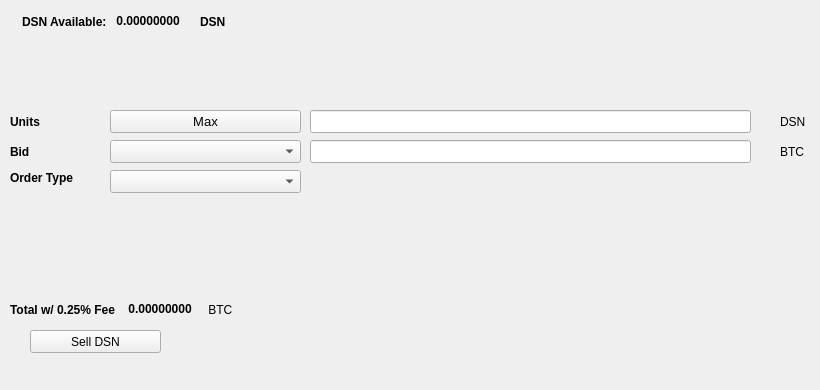
   <widget class="QWidget" name="SellTab">
    <attribute name="title">
     <string>Sell</string>
    </attribute>
    <widget class="QLabel" name="label_16">
     <property name="geometry">
      <rect>
       <x>780</x>
       <y>140</y>
       <width>31</width>
       <height>23</height>
      </rect>
     </property>
     <property name="text">
      <string>BTC</string>
     </property>
    </widget>
    <widget class="QComboBox" name="SellBidcomboBox">
     <property name="geometry">
      <rect>
       <x>110</x>
       <y>140</y>
       <width>191</width>
       <height>23</height>
      </rect>
     </property>
     <property name="font">
      <font>
       <pointsize>10</pointsize>
      </font>
     </property>
    </widget>
    <widget class="QLabel" name="label_18">
     <property name="geometry">
      <rect>
       <x>10</x>
       <y>110</y>
       <width>46</width>
       <height>23</height>
      </rect>
     </property>
     <property name="font">
      <font>
       <weight>75</weight>
       <bold>true</bold>
      </font>
     </property>
     <property name="text">
      <string>Units</string>
     </property>
    </widget>
    <widget class="QPushButton" name="Sell_Max_Amount">
     <property name="geometry">
      <rect>
       <x>110</x>
       <y>110</y>
       <width>191</width>
       <height>23</height>
      </rect>
     </property>
     <property name="font">
      <font>
       <pointsize>10</pointsize>
      </font>
     </property>
     <property name="text">
      <string>Max</string>
     </property>
    </widget>
    <widget class="QLabel" name="label_20">
     <property name="geometry">
      <rect>
       <x>10</x>
       <y>170</y>
       <width>91</width>
       <height>16</height>
      </rect>
     </property>
     <property name="font">
      <font>
       <weight>75</weight>
       <bold>true</bold>
      </font>
     </property>
     <property name="text">
      <string>Order Type</string>
     </property>
    </widget>
    <widget class="QComboBox" name="SellOrdertypeCombo">
     <property name="geometry">
      <rect>
       <x>110</x>
       <y>170</y>
       <width>191</width>
       <height>23</height>
      </rect>
     </property>
     <property name="font">
      <font>
       <pointsize>10</pointsize>
      </font>
     </property>
    </widget>
    <widget class="QLabel" name="label_21">
     <property name="geometry">
      <rect>
       <x>10</x>
       <y>140</y>
       <width>46</width>
       <height>23</height>
      </rect>
     </property>
     <property name="font">
      <font>
       <weight>75</weight>
       <bold>true</bold>
      </font>
     </property>
     <property name="text">
      <string>Bid</string>
     </property>
    </widget>
    <widget class="QLabel" name="label_22">
     <property name="geometry">
      <rect>
       <x>780</x>
       <y>110</y>
       <width>31</width>
       <height>23</height>
      </rect>
     </property>
     <property name="text">
      <string>DSN</string>
     </property>
    </widget>
    <widget class="QLineEdit" name="UnitsInputDSN">
     <property name="geometry">
      <rect>
       <x>310</x>
       <y>110</y>
       <width>441</width>
       <height>23</height>
      </rect>
     </property>
     <property name="font">
      <font>
       <pointsize>9</pointsize>
       <weight>75</weight>
       <bold>true</bold>
      </font>
     </property>
    </widget>
    <widget class="QLineEdit" name="SellBidPriceEdit">
     <property name="geometry">
      <rect>
       <x>310</x>
       <y>140</y>
       <width>441</width>
       <height>23</height>
      </rect>
     </property>
     <property name="font">
      <font>
       <pointsize>9</pointsize>
       <weight>75</weight>
       <bold>true</bold>
      </font>
     </property>
    </widget>
    <widget class="QPushButton" name="SellDSNBTN">
     <property name="geometry">
      <rect>
       <x>30</x>
       <y>330</y>
       <width>131</width>
       <height>23</height>
      </rect>
     </property>
     <property name="text">
      <string>Sell DSN</string>
     </property>
     <property name="icon">
      <iconset resource="../designcoin">
       <normaloff>:/icons/bitcoin</normaloff>:/icons/bitcoin</iconset>
     </property>
    </widget>
    <widget class="QWidget" name="layoutWidget3">
     <property name="geometry">
      <rect>
       <x>22</x>
       <y>12</y>
       <width>258</width>
       <height>19</height>
      </rect>
     </property>
     <layout class="QHBoxLayout" name="horizontalLayout">
      <item>
       <widget class="QLabel" name="label232_2">
        <property name="font">
         <font>
          <weight>75</weight>
          <bold>true</bold>
         </font>
        </property>
        <property name="text">
         <string>DSN Available:</string>
        </property>
       </widget>
      </item>
      <item>
       <widget class="QLabel" name="DSNAvailableLabel">
        <property name="palette">
         <palette>
          <active>
           <colorrole role="WindowText">
            <brush brushstyle="SolidPattern">
             <color alpha="255">
              <red>0</red>
              <green>0</green>
              <blue>0</blue>
             </color>
            </brush>
           </colorrole>
           <colorrole role="Button">
            <brush brushstyle="SolidPattern">
             <color alpha="255">
              <red>0</red>
              <green>170</green>
              <blue>0</blue>
             </color>
            </brush>
           </colorrole>
           <colorrole role="Light">
            <brush brushstyle="SolidPattern">
             <color alpha="255">
              <red>0</red>
              <green>255</green>
              <blue>0</blue>
             </color>
            </brush>
           </colorrole>
           <colorrole role="Midlight">
            <brush brushstyle="SolidPattern">
             <color alpha="255">
              <red>0</red>
              <green>212</green>
              <blue>0</blue>
             </color>
            </brush>
           </colorrole>
           <colorrole role="Dark">
            <brush brushstyle="SolidPattern">
             <color alpha="255">
              <red>0</red>
              <green>85</green>
              <blue>0</blue>
             </color>
            </brush>
           </colorrole>
           <colorrole role="Mid">
            <brush brushstyle="SolidPattern">
             <color alpha="255">
              <red>0</red>
              <green>113</green>
              <blue>0</blue>
             </color>
            </brush>
           </colorrole>
           <colorrole role="Text">
            <brush brushstyle="SolidPattern">
             <color alpha="255">
              <red>0</red>
              <green>170</green>
              <blue>0</blue>
             </color>
            </brush>
           </colorrole>
           <colorrole role="BrightText">
            <brush brushstyle="SolidPattern">
             <color alpha="255">
              <red>255</red>
              <green>255</green>
              <blue>255</blue>
             </color>
            </brush>
           </colorrole>
           <colorrole role="ButtonText">
            <brush brushstyle="SolidPattern">
             <color alpha="255">
              <red>0</red>
              <green>0</green>
              <blue>0</blue>
             </color>
            </brush>
           </colorrole>
           <colorrole role="Base">
            <brush brushstyle="SolidPattern">
             <color alpha="255">
              <red>255</red>
              <green>255</green>
              <blue>255</blue>
             </color>
            </brush>
           </colorrole>
           <colorrole role="Window">
            <brush brushstyle="SolidPattern">
             <color alpha="255">
              <red>0</red>
              <green>170</green>
              <blue>0</blue>
             </color>
            </brush>
           </colorrole>
           <colorrole role="Shadow">
            <brush brushstyle="SolidPattern">
             <color alpha="255">
              <red>0</red>
              <green>0</green>
              <blue>0</blue>
             </color>
            </brush>
           </colorrole>
           <colorrole role="AlternateBase">
            <brush brushstyle="SolidPattern">
             <color alpha="255">
              <red>127</red>
              <green>212</green>
              <blue>127</blue>
             </color>
            </brush>
           </colorrole>
           <colorrole role="ToolTipBase">
            <brush brushstyle="SolidPattern">
             <color alpha="255">
              <red>255</red>
              <green>255</green>
              <blue>220</blue>
             </color>
            </brush>
           </colorrole>
           <colorrole role="ToolTipText">
            <brush brushstyle="SolidPattern">
             <color alpha="255">
              <red>0</red>
              <green>0</green>
              <blue>0</blue>
             </color>
            </brush>
           </colorrole>
          </active>
          <inactive>
           <colorrole role="WindowText">
            <brush brushstyle="SolidPattern">
             <color alpha="255">
              <red>0</red>
              <green>0</green>
              <blue>0</blue>
             </color>
            </brush>
           </colorrole>
           <colorrole role="Button">
            <brush brushstyle="SolidPattern">
             <color alpha="255">
              <red>0</red>
              <green>170</green>
              <blue>0</blue>
             </color>
            </brush>
           </colorrole>
           <colorrole role="Light">
            <brush brushstyle="SolidPattern">
             <color alpha="255">
              <red>0</red>
              <green>255</green>
              <blue>0</blue>
             </color>
            </brush>
           </colorrole>
           <colorrole role="Midlight">
            <brush brushstyle="SolidPattern">
             <color alpha="255">
              <red>0</red>
              <green>212</green>
              <blue>0</blue>
             </color>
            </brush>
           </colorrole>
           <colorrole role="Dark">
            <brush brushstyle="SolidPattern">
             <color alpha="255">
              <red>0</red>
              <green>85</green>
              <blue>0</blue>
             </color>
            </brush>
           </colorrole>
           <colorrole role="Mid">
            <brush brushstyle="SolidPattern">
             <color alpha="255">
              <red>0</red>
              <green>113</green>
              <blue>0</blue>
             </color>
            </brush>
           </colorrole>
           <colorrole role="Text">
            <brush brushstyle="SolidPattern">
             <color alpha="255">
              <red>0</red>
              <green>170</green>
              <blue>0</blue>
             </color>
            </brush>
           </colorrole>
           <colorrole role="BrightText">
            <brush brushstyle="SolidPattern">
             <color alpha="255">
              <red>255</red>
              <green>255</green>
              <blue>255</blue>
             </color>
            </brush>
           </colorrole>
           <colorrole role="ButtonText">
            <brush brushstyle="SolidPattern">
             <color alpha="255">
              <red>0</red>
              <green>0</green>
              <blue>0</blue>
             </color>
            </brush>
           </colorrole>
           <colorrole role="Base">
            <brush brushstyle="SolidPattern">
             <color alpha="255">
              <red>255</red>
              <green>255</green>
              <blue>255</blue>
             </color>
            </brush>
           </colorrole>
           <colorrole role="Window">
            <brush brushstyle="SolidPattern">
             <color alpha="255">
              <red>0</red>
              <green>170</green>
              <blue>0</blue>
             </color>
            </brush>
           </colorrole>
           <colorrole role="Shadow">
            <brush brushstyle="SolidPattern">
             <color alpha="255">
              <red>0</red>
              <green>0</green>
              <blue>0</blue>
             </color>
            </brush>
           </colorrole>
           <colorrole role="AlternateBase">
            <brush brushstyle="SolidPattern">
             <color alpha="255">
              <red>127</red>
              <green>212</green>
              <blue>127</blue>
             </color>
            </brush>
           </colorrole>
           <colorrole role="ToolTipBase">
            <brush brushstyle="SolidPattern">
             <color alpha="255">
              <red>255</red>
              <green>255</green>
              <blue>220</blue>
             </color>
            </brush>
           </colorrole>
           <colorrole role="ToolTipText">
            <brush brushstyle="SolidPattern">
             <color alpha="255">
              <red>0</red>
              <green>0</green>
              <blue>0</blue>
             </color>
            </brush>
           </colorrole>
          </inactive>
          <disabled>
           <colorrole role="WindowText">
            <brush brushstyle="SolidPattern">
             <color alpha="255">
              <red>0</red>
              <green>85</green>
              <blue>0</blue>
             </color>
            </brush>
           </colorrole>
           <colorrole role="Button">
            <brush brushstyle="SolidPattern">
             <color alpha="255">
              <red>0</red>
              <green>170</green>
              <blue>0</blue>
             </color>
            </brush>
           </colorrole>
           <colorrole role="Light">
            <brush brushstyle="SolidPattern">
             <color alpha="255">
              <red>0</red>
              <green>255</green>
              <blue>0</blue>
             </color>
            </brush>
           </colorrole>
           <colorrole role="Midlight">
            <brush brushstyle="SolidPattern">
             <color alpha="255">
              <red>0</red>
              <green>212</green>
              <blue>0</blue>
             </color>
            </brush>
           </colorrole>
           <colorrole role="Dark">
            <brush brushstyle="SolidPattern">
             <color alpha="255">
              <red>0</red>
              <green>85</green>
              <blue>0</blue>
             </color>
            </brush>
           </colorrole>
           <colorrole role="Mid">
            <brush brushstyle="SolidPattern">
             <color alpha="255">
              <red>0</red>
              <green>113</green>
              <blue>0</blue>
             </color>
            </brush>
           </colorrole>
           <colorrole role="Text">
            <brush brushstyle="SolidPattern">
             <color alpha="255">
              <red>0</red>
              <green>85</green>
              <blue>0</blue>
             </color>
            </brush>
           </colorrole>
           <colorrole role="BrightText">
            <brush brushstyle="SolidPattern">
             <color alpha="255">
              <red>255</red>
              <green>255</green>
              <blue>255</blue>
             </color>
            </brush>
           </colorrole>
           <colorrole role="ButtonText">
            <brush brushstyle="SolidPattern">
             <color alpha="255">
              <red>0</red>
              <green>85</green>
              <blue>0</blue>
             </color>
            </brush>
           </colorrole>
           <colorrole role="Base">
            <brush brushstyle="SolidPattern">
             <color alpha="255">
              <red>0</red>
              <green>170</green>
              <blue>0</blue>
             </color>
            </brush>
           </colorrole>
           <colorrole role="Window">
            <brush brushstyle="SolidPattern">
             <color alpha="255">
              <red>0</red>
              <green>170</green>
              <blue>0</blue>
             </color>
            </brush>
           </colorrole>
           <colorrole role="Shadow">
            <brush brushstyle="SolidPattern">
             <color alpha="255">
              <red>0</red>
              <green>0</green>
              <blue>0</blue>
             </color>
            </brush>
           </colorrole>
           <colorrole role="AlternateBase">
            <brush brushstyle="SolidPattern">
             <color alpha="255">
              <red>0</red>
              <green>170</green>
              <blue>0</blue>
             </color>
            </brush>
           </colorrole>
           <colorrole role="ToolTipBase">
            <brush brushstyle="SolidPattern">
             <color alpha="255">
              <red>255</red>
              <green>255</green>
              <blue>220</blue>
             </color>
            </brush>
           </colorrole>
           <colorrole role="ToolTipText">
            <brush brushstyle="SolidPattern">
             <color alpha="255">
              <red>0</red>
              <green>0</green>
              <blue>0</blue>
             </color>
            </brush>
           </colorrole>
          </disabled>
         </palette>
        </property>
        <property name="font">
         <font>
          <weight>75</weight>
          <bold>true</bold>
         </font>
        </property>
        <property name="text">
         <string> 0.00000000 </string>
        </property>
        <property name="textInteractionFlags">
         <set>Qt::LinksAccessibleByMouse|Qt::TextSelectableByKeyboard|Qt::TextSelectableByMouse</set>
        </property>
       </widget>
      </item>
      <item>
       <widget class="QLabel" name="labelDSN">
        <property name="font">
         <font>
          <weight>75</weight>
          <bold>true</bold>
         </font>
        </property>
        <property name="text">
         <string>DSN</string>
        </property>
       </widget>
      </item>
     </layout>
    </widget>
    <widget class="QWidget" name="layoutWidget">
     <property name="geometry">
      <rect>
       <x>10</x>
       <y>300</y>
       <width>268</width>
       <height>19</height>
      </rect>
     </property>
     <layout class="QHBoxLayout" name="horizontalLayout_2">
      <item>
       <widget class="QLabel" name="label_19">
        <property name="font">
         <font>
          <weight>75</weight>
          <bold>true</bold>
         </font>
        </property>
        <property name="text">
         <string>Total w/ 0.25% Fee </string>
        </property>
       </widget>
      </item>
      <item>
       <widget class="QLabel" name="SellCostLabel">
        <property name="palette">
         <palette>
          <active>
           <colorrole role="WindowText">
            <brush brushstyle="SolidPattern">
             <color alpha="255">
              <red>0</red>
              <green>0</green>
              <blue>0</blue>
             </color>
            </brush>
           </colorrole>
           <colorrole role="Button">
            <brush brushstyle="SolidPattern">
             <color alpha="255">
              <red>0</red>
              <green>170</green>
              <blue>0</blue>
             </color>
            </brush>
           </colorrole>
           <colorrole role="Light">
            <brush brushstyle="SolidPattern">
             <color alpha="255">
              <red>0</red>
              <green>255</green>
              <blue>0</blue>
             </color>
            </brush>
           </colorrole>
           <colorrole role="Midlight">
            <brush brushstyle="SolidPattern">
             <color alpha="255">
              <red>0</red>
              <green>212</green>
              <blue>0</blue>
             </color>
            </brush>
           </colorrole>
           <colorrole role="Dark">
            <brush brushstyle="SolidPattern">
             <color alpha="255">
              <red>0</red>
              <green>85</green>
              <blue>0</blue>
             </color>
            </brush>
           </colorrole>
           <colorrole role="Mid">
            <brush brushstyle="SolidPattern">
             <color alpha="255">
              <red>0</red>
              <green>113</green>
              <blue>0</blue>
             </color>
            </brush>
           </colorrole>
           <colorrole role="Text">
            <brush brushstyle="SolidPattern">
             <color alpha="255">
              <red>0</red>
              <green>170</green>
              <blue>0</blue>
             </color>
            </brush>
           </colorrole>
           <colorrole role="BrightText">
            <brush brushstyle="SolidPattern">
             <color alpha="255">
              <red>255</red>
              <green>255</green>
              <blue>255</blue>
             </color>
            </brush>
           </colorrole>
           <colorrole role="ButtonText">
            <brush brushstyle="SolidPattern">
             <color alpha="255">
              <red>0</red>
              <green>0</green>
              <blue>0</blue>
             </color>
            </brush>
           </colorrole>
           <colorrole role="Base">
            <brush brushstyle="SolidPattern">
             <color alpha="255">
              <red>255</red>
              <green>255</green>
              <blue>255</blue>
             </color>
            </brush>
           </colorrole>
           <colorrole role="Window">
            <brush brushstyle="SolidPattern">
             <color alpha="255">
              <red>0</red>
              <green>170</green>
              <blue>0</blue>
             </color>
            </brush>
           </colorrole>
           <colorrole role="Shadow">
            <brush brushstyle="SolidPattern">
             <color alpha="255">
              <red>0</red>
              <green>0</green>
              <blue>0</blue>
             </color>
            </brush>
           </colorrole>
           <colorrole role="AlternateBase">
            <brush brushstyle="SolidPattern">
             <color alpha="255">
              <red>127</red>
              <green>212</green>
              <blue>127</blue>
             </color>
            </brush>
           </colorrole>
           <colorrole role="ToolTipBase">
            <brush brushstyle="SolidPattern">
             <color alpha="255">
              <red>255</red>
              <green>255</green>
              <blue>220</blue>
             </color>
            </brush>
           </colorrole>
           <colorrole role="ToolTipText">
            <brush brushstyle="SolidPattern">
             <color alpha="255">
              <red>0</red>
              <green>0</green>
              <blue>0</blue>
             </color>
            </brush>
           </colorrole>
          </active>
          <inactive>
           <colorrole role="WindowText">
            <brush brushstyle="SolidPattern">
             <color alpha="255">
              <red>0</red>
              <green>0</green>
              <blue>0</blue>
             </color>
            </brush>
           </colorrole>
           <colorrole role="Button">
            <brush brushstyle="SolidPattern">
             <color alpha="255">
              <red>0</red>
              <green>170</green>
              <blue>0</blue>
             </color>
            </brush>
           </colorrole>
           <colorrole role="Light">
            <brush brushstyle="SolidPattern">
             <color alpha="255">
              <red>0</red>
              <green>255</green>
              <blue>0</blue>
             </color>
            </brush>
           </colorrole>
           <colorrole role="Midlight">
            <brush brushstyle="SolidPattern">
             <color alpha="255">
              <red>0</red>
              <green>212</green>
              <blue>0</blue>
             </color>
            </brush>
           </colorrole>
           <colorrole role="Dark">
            <brush brushstyle="SolidPattern">
             <color alpha="255">
              <red>0</red>
              <green>85</green>
              <blue>0</blue>
             </color>
            </brush>
           </colorrole>
           <colorrole role="Mid">
            <brush brushstyle="SolidPattern">
             <color alpha="255">
              <red>0</red>
              <green>113</green>
              <blue>0</blue>
             </color>
            </brush>
           </colorrole>
           <colorrole role="Text">
            <brush brushstyle="SolidPattern">
             <color alpha="255">
              <red>0</red>
              <green>170</green>
              <blue>0</blue>
             </color>
            </brush>
           </colorrole>
           <colorrole role="BrightText">
            <brush brushstyle="SolidPattern">
             <color alpha="255">
              <red>255</red>
              <green>255</green>
              <blue>255</blue>
             </color>
            </brush>
           </colorrole>
           <colorrole role="ButtonText">
            <brush brushstyle="SolidPattern">
             <color alpha="255">
              <red>0</red>
              <green>0</green>
              <blue>0</blue>
             </color>
            </brush>
           </colorrole>
           <colorrole role="Base">
            <brush brushstyle="SolidPattern">
             <color alpha="255">
              <red>255</red>
              <green>255</green>
              <blue>255</blue>
             </color>
            </brush>
           </colorrole>
           <colorrole role="Window">
            <brush brushstyle="SolidPattern">
             <color alpha="255">
              <red>0</red>
              <green>170</green>
              <blue>0</blue>
             </color>
            </brush>
           </colorrole>
           <colorrole role="Shadow">
            <brush brushstyle="SolidPattern">
             <color alpha="255">
              <red>0</red>
              <green>0</green>
              <blue>0</blue>
             </color>
            </brush>
           </colorrole>
           <colorrole role="AlternateBase">
            <brush brushstyle="SolidPattern">
             <color alpha="255">
              <red>127</red>
              <green>212</green>
              <blue>127</blue>
             </color>
            </brush>
           </colorrole>
           <colorrole role="ToolTipBase">
            <brush brushstyle="SolidPattern">
             <color alpha="255">
              <red>255</red>
              <green>255</green>
              <blue>220</blue>
             </color>
            </brush>
           </colorrole>
           <colorrole role="ToolTipText">
            <brush brushstyle="SolidPattern">
             <color alpha="255">
              <red>0</red>
              <green>0</green>
              <blue>0</blue>
             </color>
            </brush>
           </colorrole>
          </inactive>
          <disabled>
           <colorrole role="WindowText">
            <brush brushstyle="SolidPattern">
             <color alpha="255">
              <red>0</red>
              <green>85</green>
              <blue>0</blue>
             </color>
            </brush>
           </colorrole>
           <colorrole role="Button">
            <brush brushstyle="SolidPattern">
             <color alpha="255">
              <red>0</red>
              <green>170</green>
              <blue>0</blue>
             </color>
            </brush>
           </colorrole>
           <colorrole role="Light">
            <brush brushstyle="SolidPattern">
             <color alpha="255">
              <red>0</red>
              <green>255</green>
              <blue>0</blue>
             </color>
            </brush>
           </colorrole>
           <colorrole role="Midlight">
            <brush brushstyle="SolidPattern">
             <color alpha="255">
              <red>0</red>
              <green>212</green>
              <blue>0</blue>
             </color>
            </brush>
           </colorrole>
           <colorrole role="Dark">
            <brush brushstyle="SolidPattern">
             <color alpha="255">
              <red>0</red>
              <green>85</green>
              <blue>0</blue>
             </color>
            </brush>
           </colorrole>
           <colorrole role="Mid">
            <brush brushstyle="SolidPattern">
             <color alpha="255">
              <red>0</red>
              <green>113</green>
              <blue>0</blue>
             </color>
            </brush>
           </colorrole>
           <colorrole role="Text">
            <brush brushstyle="SolidPattern">
             <color alpha="255">
              <red>0</red>
              <green>85</green>
              <blue>0</blue>
             </color>
            </brush>
           </colorrole>
           <colorrole role="BrightText">
            <brush brushstyle="SolidPattern">
             <color alpha="255">
              <red>255</red>
              <green>255</green>
              <blue>255</blue>
             </color>
            </brush>
           </colorrole>
           <colorrole role="ButtonText">
            <brush brushstyle="SolidPattern">
             <color alpha="255">
              <red>0</red>
              <green>85</green>
              <blue>0</blue>
             </color>
            </brush>
           </colorrole>
           <colorrole role="Base">
            <brush brushstyle="SolidPattern">
             <color alpha="255">
              <red>0</red>
              <green>170</green>
              <blue>0</blue>
             </color>
            </brush>
           </colorrole>
           <colorrole role="Window">
            <brush brushstyle="SolidPattern">
             <color alpha="255">
              <red>0</red>
              <green>170</green>
              <blue>0</blue>
             </color>
            </brush>
           </colorrole>
           <colorrole role="Shadow">
            <brush brushstyle="SolidPattern">
             <color alpha="255">
              <red>0</red>
              <green>0</green>
              <blue>0</blue>
             </color>
            </brush>
           </colorrole>
           <colorrole role="AlternateBase">
            <brush brushstyle="SolidPattern">
             <color alpha="255">
              <red>0</red>
              <green>170</green>
              <blue>0</blue>
             </color>
            </brush>
           </colorrole>
           <colorrole role="ToolTipBase">
            <brush brushstyle="SolidPattern">
             <color alpha="255">
              <red>255</red>
              <green>255</green>
              <blue>220</blue>
             </color>
            </brush>
           </colorrole>
           <colorrole role="ToolTipText">
            <brush brushstyle="SolidPattern">
             <color alpha="255">
              <red>0</red>
              <green>0</green>
              <blue>0</blue>
             </color>
            </brush>
           </colorrole>
          </disabled>
         </palette>
        </property>
        <property name="font">
         <font>
          <weight>75</weight>
          <bold>true</bold>
         </font>
        </property>
        <property name="autoFillBackground">
         <bool>false</bool>
        </property>
        <property name="text">
         <string> 0.00000000</string>
        </property>
        <property name="textInteractionFlags">
         <set>Qt::LinksAccessibleByMouse|Qt::TextSelectableByMouse</set>
        </property>
       </widget>
      </item>
      <item>
       <widget class="QLabel" name="label_17">
        <property name="font">
         <font>
          <weight>50</weight>
          <bold>false</bold>
         </font>
        </property>
        <property name="text">
         <string> BTC</string>
        </property>
       </widget>
      </item>
     </layout>
    </widget>
    <widget class="QLabel" name="label_23">
     <property name="geometry">
      <rect>
       <x>460</x>
       <y>300</y>
       <width>281</width>
       <height>81</height>
      </rect>
     </property>
     <property name="text">
      <string/>
     </property>
     <property name="pixmap">
      <pixmap>:/images/bittrex</pixmap>
     </property>
    </widget>
   </widget>
